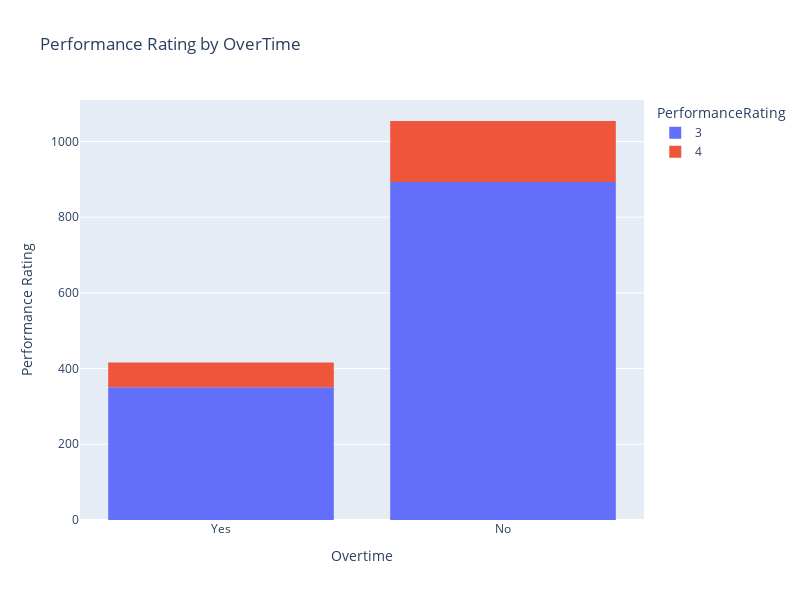

Source (notebook cell):
### Code cell
#Does overtime impacts performance rating
fig = px.histogram(df,x = "OverTime",y= "PerformanceRating",
                   color = 'PerformanceRating',histfunc = 'count',
                   title="Performance Rating by OverTime",height=600,width=800)
fig.update_layout(xaxis_title = 'Overtime',yaxis_title = "Performance Rating")
fig.show()

### Figure 1 — Plotly figure (JSON) as saved in the notebook; plotly's stock layout.template omitted (floating-point values rounded to 4 significant figures; data arrays with more than 128 entries replaced by an {"elided": "..."} marker saying what was removed)
{"data": [{"alignmentgroup": "True", "bingroup": "x", "histfunc": "count", "hovertemplate": "PerformanceRating=3<br>OverTime=%{x}<br>count=%{y}<extra></extra>", "legendgroup": "3", "marker": {"color": "#636efa", "pattern": {"shape": ""}}, "name": "3", "offsetgroup": "3", "orientation": "v", "showlegend": true, "type": "histogram", "x": {"elided": "1244 str values"}, "xaxis": "x", "y": {"elided": "1244 int values"}, "yaxis": "y"}, {"alignmentgroup": "True", "bingroup": "x", "histfunc": "count", "hovertemplate": "PerformanceRating=4<br>OverTime=%{x}<br>count=%{y}<extra></extra>", "legendgroup": "4", "marker": {"color": "#EF553B", "pattern": {"shape": ""}}, "name": "4", "offsetgroup": "4", "orientation": "v", "showlegend": true, "type": "histogram", "x": {"elided": "226 str values"}, "xaxis": "x", "y": {"elided": "226 int values"}, "yaxis": "y"}], "layout": {"barmode": "relative", "height": 600, "legend": {"title": {"text": "PerformanceRating"}, "tracegroupgap": 0}, "title": {"text": "Performance Rating by OverTime"}, "width": 800, "xaxis": {"anchor": "y", "domain": [0, 1], "title": {"text": "Overtime"}}, "yaxis": {"anchor": "x", "categoryarray": [4, 3], "categoryorder": "array", "domain": [0, 1], "title": {"text": "Performance Rating"}}}}
